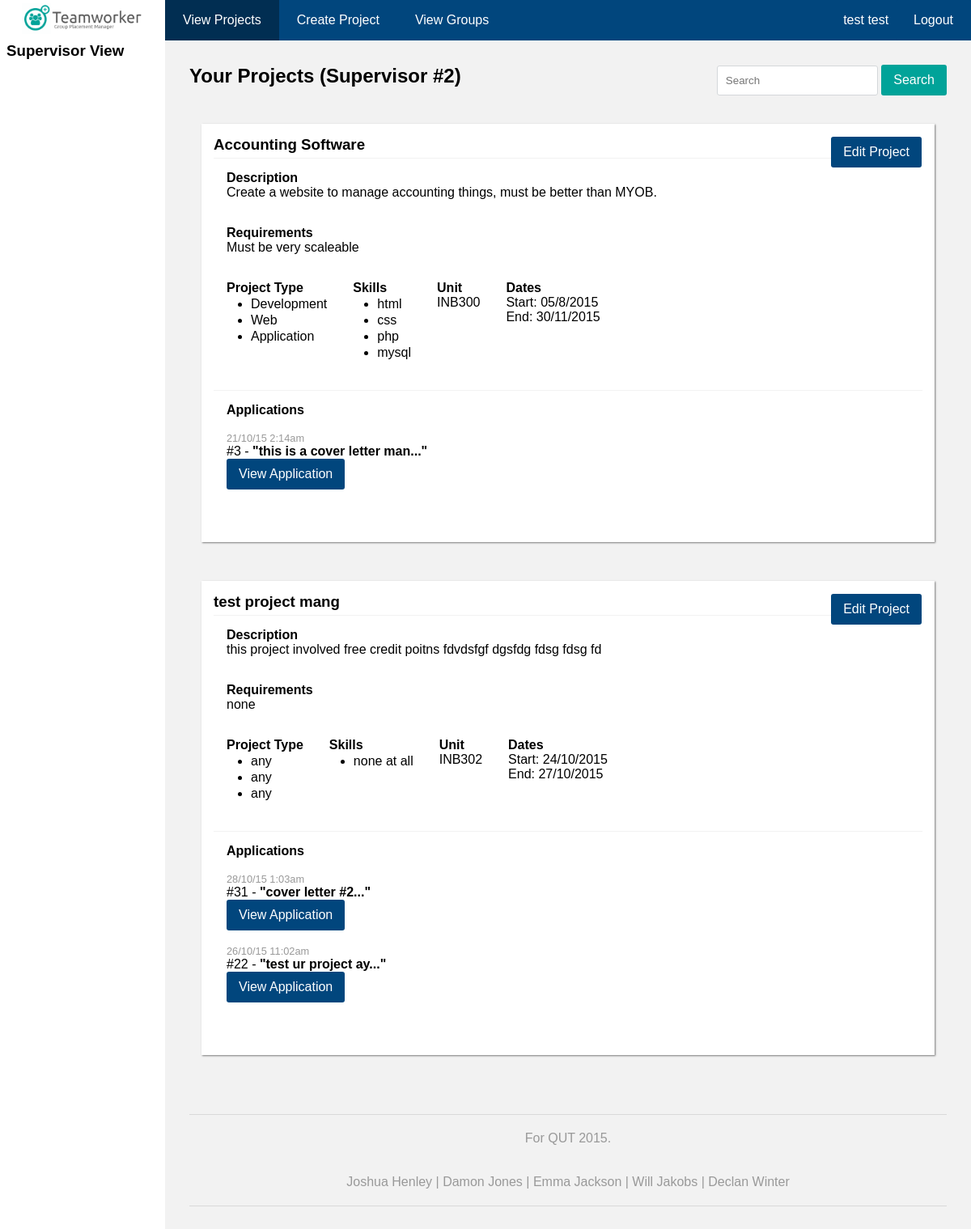
Page /supervisor/ (signed in) on the committed database.
### tables this page shows
CREATE TABLE IF NOT EXISTS `Projects` (
  `P_Id` int(11) NOT NULL,
  `Name` varchar(50) NOT NULL,
  `ProjectType1` varchar(20) NOT NULL,
  `ProjectType2` varchar(20) DEFAULT NULL,
  `ProjectType3` varchar(20) DEFAULT NULL,
  `Description` varchar(500) NOT NULL,
  `skill` varchar(200) NOT NULL,
  `requirements` varchar(200) NOT NULL,
  `UnitCode` varchar(10) NOT NULL,
  `Supervisor` int(11) NOT NULL,
  `Start` date NOT NULL,
  `End` date NOT NULL,
  `Dueby` date NOT NULL
);

CREATE TABLE IF NOT EXISTS `Project_Applications` (
  `ApplicationID` int(11) NOT NULL,
  `P_Id` int(11) DEFAULT NULL,
  `GroupId` int(11) DEFAULT NULL,
  `CoverLetter` text,
  `Status` varchar(255) DEFAULT NULL,
  `TimeSubmitted` timestamp NOT NULL DEFAULT CURRENT_TIMESTAMP ON UPDATE CURRENT_TIMESTAMP
);

### lib.php (called while the page is built, shortened)
<?php
	$local = $_SERVER['DOCUMENT_ROOT']."/";
	$home = $local;
	function lib_code(){
		global $home;
		require_once $home."core/code.php";
	}
	function lib_database(){
		global $home;
		require_once $home."core/database.php";
	}
	function supervisor(){
		global $local;
		require_once $local."supervisor.php";
	}
?>

### core/database.php (called while the page is built, shortened)
<?php
	$mysqli = new mysqli('localhost', 'deamon_302', 'rip.Inplace2015', 'deamon_INB302');
	function singleSQL($sql){
		global $mysqli;
		$p = mysqli_query($mysqli,$sql);
		$result = 0;
		if($p != NULL){
			$t = mysqli_fetch_array($p,MYSQLI_BOTH);
			$result = $t[0];
		}
		return $result;
	}
	function arraySQL($sql){
		global $mysqli;
		$result = mysqli_query($mysqli,$sql);
		if($result != NULL){
			$a=array();
			while($row = mysqli_fetch_array($result,MYSQL_ASSOC)){
				array_push($a,$row);
			}
			return $a;
		}
		else{
			return 0;
		}
	}
?>

### supervisor/index.php (the view, shortened to what this page needs)
<?php
	require_once "$_SERVER[DOCUMENT_ROOT]/lib.php";
	supervisor();
	if(isset($_POST["viewapplication"])){
		$appid = $_POST["viewapplication"];
		echo "<span class='nospace'>";
		echo "<h2>Application #".$appid."</h2>";
		$appRows = rowSQL("SELECT * FROM Project_Applications WHERE ApplicationID=".$appid);
		$infocontent = "<h4>Group:</h4> " . singleSQL("SELECT GroupName FROM Groups WHERE GroupId=" . $appRows["GroupId"]);
		$infocontent .= "<br><h4>Project #".  $appRows["P_Id"] .":</h4> " . singleSQL("SELECT Name FROM Projects WHERE P_Id=" . $appRows["P_Id"]);
		$infocontent .= "<br><br><h4>Status:</h4> " . $appRows["Status"];
		$infocontent .= "<br><h4>Time Submitted:</h4> " . date('j/n/y g:ia', strtotime($appRows["TimeSubmitted"]));
		card2("Information",$infocontent);
		$groupMembers = arraySQL("SELECT CONCAT(`FirstName`,' ',`LastName`) AS name, a.Username AS username FROM `D_Accounts` a JOIN `Group_Members` g WHERE g.`UserId` = a.`UserId` and `GroupId`=".$appRows["GroupId"]);
		$gmember = "";
		$gmember .= "<ul>";
			foreach($groupMembers as $person){
				$gmember .= "<li><a href='http://$_SERVER[HTTP_HOST]/supervisor/user/?u=".$person['username']."' target='_blank'>".$person['name']."</a></li>";
			}
		$gmember .= "</ul>";
		card2("Group Members",$gmember);
		$groupSkills = arraySQL("SELECT Skills FROM User_Details u LEFT JOIN Group_Members g ON g.UserId=u.UserId WHERE g.GroupId=".$appRows["GroupId"]);
		$allskills = "";
		foreach($groupSkills as $skillset){
			$allskills .= $skillset["Skills"] . ",";
		}
		$skillArray = array_unique(explode(',', $allskills));
		$referenceArray=array();
		$skillist = "";
		$skillist .= "<ul class='skills'>";
		foreach($skillArray as $sk){
			if(!in_array(strtolower(trim($sk)), $referenceArray)) {
				array_push($referenceArray, strtolower(trim($sk)));
				if(!trim($sk) == ""){
					$skillist .= "<li>" . trim($sk) . "</li>";
				}
			}
		}
		$skillist .= "</ul><br>";
		card2("Team Skills",$skillist,"500px");
		card2("Cover Letter",$appRows["CoverLetter"]);
		$actionscontent = "";
		if($appRows["Status"] == "StudentAccepted" || $appRows["Status"] == "StudentDeclined"){
			$actionscontent .= "No actions available, application already processed.";
		}else{
			$actionscontent .= "<form action='' method='post' class='inline'><input type='hidden' name='appid' value='".$appid."'><input name='appAction' type='submit' value='Accept' class='button button3 inline mar'></form>";
			$actionscontent .= "<form action='' method='post' class='inline'><input type='hidden' name='appid' value='".$appid."'><input name='appAction' type='submit' value='Decline' class='button button2 inline mar'></form>";
		}
		echo "<div class='clear'></div>";
		card2("Actions",$actionscontent);
		echo "</span>";
	}
	else{
		$supervisorNum = $_SESSION['SupervisorID'];
		echo "<h2 class='searchtitle'>Your Projects (Supervisor #".$supervisorNum.")";
		?>
		</h2>
		<div class="searchbox">
			<form method="get">
				<input type="text" name="search" placeholder="Search" value="<?php if(isset($_GET["search"])) echo $_GET["search"]; ?>">
				<input type="submit" class="button button4" value="Search">
			</form>
		</div>
	<?php
		$sql = "SELECT *, DATE_FORMAT(`Start`,'%d/%c/%Y') as Start, DATE_FORMAT(`End`,'%d/%c/%Y') as End FROM Projects WHERE Supervisor=".$supervisorNum." AND P_Id <> 0";
		$sql .= " ORDER BY P_Id ASC";
		$projects = arraySQL($sql);
		$cardcontent="";
		foreach($projects as $thing){
			$cardcontent .= "<span class='pinfo'><h4>Description</h4>" . $thing["Description"];
			$cardcontent .= "<form action='http://$_SERVER[HTTP_HOST]/supervisor/project/' method='post'>
			<input type='hidden' name='projectID' value='".$thing["P_Id"]."'>
			<input type='submit' name='editproject' value='Edit Project' class='button button1'>
			</form></span><br>";
			$cardcontent .= "<span class='pinfo'><h4>Requirements</h4>" . $thing["requirements"] . "</span><br>";
			$cardcontent .= "<span class='pinfo'><h4>Project Type</h4><ul><li>" . $thing["ProjectType1"] ."</li><li>". $thing["ProjectType2"] ."</li><li>". $thing["ProjectType3"] . "</li></ul></span>";
			$skills=explode(",",$thing["skill"]);
			$cardcontent .= "<span class='pinfo'><h4>Skills</h4><ul>";
				foreach($skills as $skill){
					$cardcontent .= "<li>" . $skill . "</li>";
				}
			$cardcontent .= "</ul></span>";
			$cardcontent .= "<span class='pinfo'><h4>Unit</h4>" . $thing["UnitCode"] . "</span>";
			$cardcontent .= "<span class='pinfo'><h4>Dates</h4>Start: " . $thing["Start"] . "<br>End: " . $thing["End"] . "</span>";
			$cardcontent .= "<hr><div class='pinfobottom'><h4>Applications</h4><br>";
			$apps = arraySQL("SELECT * FROM Project_Applications WHERE P_Id=" . $thing["P_Id"]);
			foreach($apps as $single){
				$cardcontent .= "<span class='preText'>" . date('j/n/y g:ia', strtotime($single["TimeSubmitted"])) . "</span><br>";
				$cardcontent .= "#" . $single["ApplicationID"] . "</a> - <strong>\"" . substr($single["CoverLetter"], 0, 75) . "...\"</strong><br>";
				$cardcontent .= "<form action='' method='post'><input type='hidden' name='viewapplication' value='".$single["ApplicationID"]."'>";
					if($single["Status"]!="Applied"){
						$cardcontent .= "<input type='submit' value='(".$single["Status"].") View Application'";
						if($single["Status"]=="SupervisorAccepted"){ $cardcontent .= " class='button button1'>"; }
						else if($single["Status"]=="SupervisorDeclined"){ $cardcontent .= " class='button button2'>"; }
						else if($single["Status"]=="StudentDeclined"){ $cardcontent .= " class='button button5'>"; }
						else if($single["Status"]=="StudentAccepted"){ $cardcontent .= " class='button button3'>"; }
						else{ $cardcontent .= " class='button button1'>"; }
					}else{
						$cardcontent .= "<input type='submit' value='View Application' class='button button1'>";
					}
					$cardcontent .= "</form><br>";
				$cardcontent .= "";
			}
			$cardcontent .= "</div>";
			card2($thing["Name"],$cardcontent,"calc(100% - 60px)");
			echo "<div class='clear'></div><br>";
			$cardcontent="";
		}
	}
?>

### supervisor.php (shortened to what this page needs)
<?php
	require_once "$_SERVER[DOCUMENT_ROOT]/lib.php";
	if( isset($_SESSION["SupervisorID"]) ){
?>
<HTML>
<HEAD>
	<link rel="stylesheet" type="text/css" href="http://<?php echo "$_SERVER[HTTP_HOST]";?>/style.css">
</HEAD>
<BODY>
	<aside id="supervisoraside">
		<div id="infobox">
			<img src="http://<?php echo "$_SERVER[HTTP_HOST]";?>/teamwork-logo-800px.png" id="teamworklogo">
			<h3 id="sidebartitle">Supervisor View</h3>
		</div>
		<div id="chatarea">
			<div id="supervisorSide">
			</div>
		</div>
	</aside>
	<nav id="supervisornav">
		<ul>
			<li <?php if($_SERVER['PHP_SELF'] == "/supervisor/index.php") echo "class='selected'";?>><a href="http://<?php echo "$_SERVER[HTTP_HOST]";?>/supervisor/">View Projects</a></li>
			<li <?php if($_SERVER['PHP_SELF'] == "/supervisor/project/index.php") echo "class='selected'";?>><a href="http://<?php echo "$_SERVER[HTTP_HOST]";?>/supervisor/project/">Create Project</a></li>
			<li <?php if($_SERVER['PHP_SELF'] == "/supervisor/groups/index.php") echo "class='selected'";?>><a href="http://<?php echo "$_SERVER[HTTP_HOST]";?>/supervisor/groups/">View Groups</a></li>
		</ul>
		<form id='logoutBtn' class='_pannel' method='POST' action=''>
			<?php echo singleSQL("SELECT CONCAT(FirstName, ' ', Surname) FROM Supervisor WHERE SupervisorID=".$_SESSION['SupervisorID']); ?>&nbsp;
			<input class='button button1' name="SupervisorLogout" id='logoutbutton' type='submit' value='Logout'>
		</form>
	</nav>
	<section id="supervisorsection">
<?php function myEnd(){ ?>
			<footer>
				For QUT 2015.<br><br><br>
				Joshua Henley | Damon Jones | Emma Jackson | Will Jakobs | Declan Winter
			</footer>
		</section>
	</BODY>
	</HTML>
<?php
	}
	} else{ header("Location: http://" . $_SERVER[HTTP_HOST]); } ?>

### core/code.php (shortened to what this page needs)
<?php
	function card2($heading='Example Card', $content='Generic content placeholder here', $size=''){
		echo "<div class='card2' ";
		if($size != ''){
			echo "style='width:$size'";
		}
		echo ">";
		echo "<h3>$heading</h3><hr>";
		echo $content;
		echo "</div>";
	}
?>

### style.css (style rules this page uses)
* { margin: 0; padding: 0; font-family: Arial, Helvetica, sans-serif; }
h1, h2, h3 { margin-bottom: 12px; }
a { color: black; }
.searchbox { float:right; text-align: right; width: 40%; margin-bottom: 20px; }
.searchtitle { float:left; display: inline; }
aside { width: 22%; height: 100%; float: left; background: white; }
#supervisoraside { width: 17%; }
#supervisorSide { width: calc(100% - 16px); height: calc(100% - 16px); padding: 8px; }
#infobox { width: calc(100% - 16px); height: calc(20% - 8px); padding: 0 8px 8px 8px; position: relative; overflow: hidden; }
#teamworklogo { width: 80%; margin: auto; margin-top: 4px; display: block; }
#sidebartitle { margin-top: 10px; }
#logoutBtn { float:right; }
#logoutBtn * { height: 100%; padding: 16px 22px 17px 22px; }
#chatarea { height: 80%; width: 100%; }
.preText { color: #999; font-size: 0.8em; }
nav { width: 78%; height: 50px; float: right; color: white; background: #01467d; }
#supervisornav { width: 83%; }
nav a { color: white; }
nav ul { list-style: none; height: 100%; display:inline; }
nav ul li { float: left; height: 100%; background: #01467d; }
.selected { background: #012e52; text-decoration: none; }
nav ul li a { display: block; text-decoration: none; color: inherit; padding: 16px 22px 17px 22px; }
section { width: calc(78% - 60px); height: calc(100% - 110px); float: right; background: #f2f2f2; overflow-y: scroll; padding: 30px 30px 30px 30px; }
#supervisorsection { width: calc(83% - 60px); }
input[type="password"], input[type="text"], input[type="email"], input[type="number"], input[type="tel"], .inputpadding, textarea { border-radius: 3px; border: 0; padding: 10px; border: 1px solid #d4d7da; }
.button { border-radius: 3px; border: 0; padding: 10px 15px 10px 15px; cursor: pointer; cursor: hand; font-size: medium; font-weight: normal; }
.button1 { color: white; background-color: #01467d; text-decoration:none; }
.button4 { color: white; background-color: #01a399; }
hr { border:0; height: 1px; background-color: #d9d9d9; margin: 5px 0 5px 0; }
footer { width: 100%; text-align: center; padding: 20px 0 20px 0; margin: 40px 0 0 0; border-top: 1px solid #d9d9d9; border-bottom: 1px solid #d9d9d9; color: #999; }
.card2 { display: inline-block; position: relative; padding: 15px; height: auto; background-color: white; color: black; margin:15px; vertical-align: top; -webkit-box-shadow: 1px 1px 2px 0px rgba(0,0,0,0.5); -moz-box-shadow: 1px 1px 2px 0px rgba(0,0,0,0.5); box-shadow: 1px 1px 2px 0px rgba(0,0,0,0.5); }
.card2 h3, .card h4 { margin-bottom: 0; }
.card2 hr { border:0; height: 1px; background-color: #f2f2f2; margin: 5px 0 15px 0; }
.card2 li { margin-left: 30; margin-top: 2; }
.pinfo { display: inline-block; margin-left: 1em; margin-bottom: 2em; vertical-align: top; margin-right: 1em; }
.pinfo input { position: absolute; right: 1em; top: 1em; }
.pinfobottom { width: 100%; clear:both; display: inline-block; margin-left: 1em; margin-bottom: 2em; vertical-align: top; margin-right: 1em; }

### rows in the picture
projects: Name "Accounting Software", Description "Create a website to manage accounting things, must be better than MYOB.", requirements "Must be very scaleable", ProjectType1 "Development", ProjectType2 "Web", ProjectType3 "Application", skill "html", skill "css", skill "php", skill "mysql", UnitCode "INB300", Start "05/8/2015", End "30/11/2015"
project_applications: TimeSubmitted "21/10/15 2:14am", ApplicationID "3", CoverLetter "this is a cover letter man"
projects: Name "test project mang", Description "this project involved free credit poitns fdvdsfgf dgsfdg fdsg fdsg fd", requirements "none", ProjectType1 "any", ProjectType2 "any", ProjectType3 "any", skill "none at all", UnitCode "INB302", Start "24/10/2015", End "27/10/2015"
project_applications: TimeSubmitted "28/10/15 1:03am", ApplicationID "31", CoverLetter "cover letter #2"
project_applications: TimeSubmitted "26/10/15 11:02am", ApplicationID "22", CoverLetter "test ur project ay"

### other values in the picture
$supervisorNum "2"
